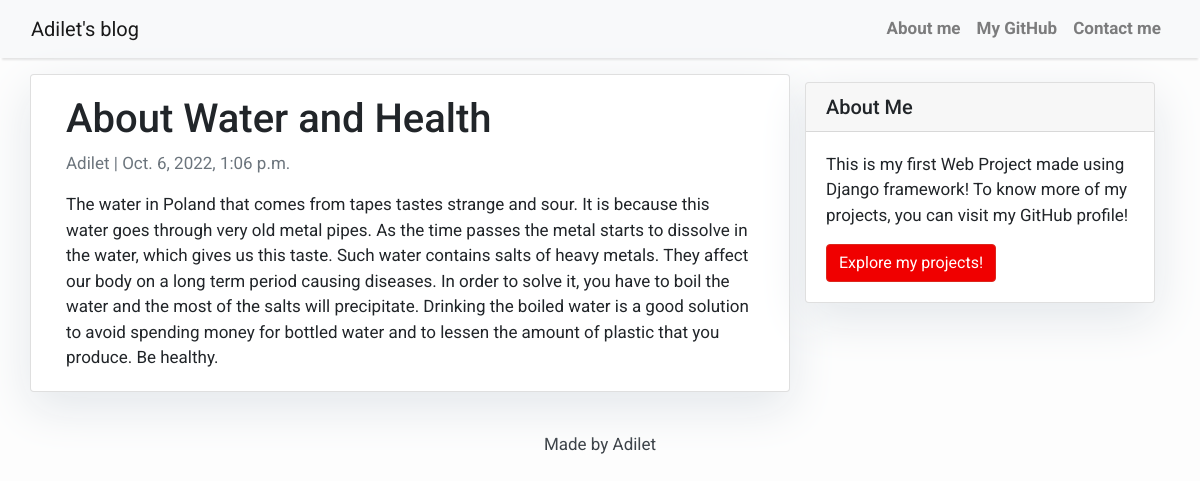
Screenshot of /about-water-and-health/ with the database file from the repository.
### my_blog/models.py (models this page shows, shortened)
class Post(models.Model):
    title = models.CharField(max_length=200, unique=True)
    slug = models.SlugField(max_length=200, unique=True)
    author = models.ForeignKey(User, on_delete=models.CASCADE, related_name='blog_posts')
    updated_on = models.DateTimeField(auto_now=True)
    content = models.TextField()
    created_on = models.DateTimeField(auto_now_add=True)
    status = models.IntegerField(choices=STATUS, default=0)
    class Meta:
        ordering = ['-created_on']

### my_blog/views.py (the view)
# urls.py: path('<slug:slug>/', views.PostDetail.as_view(), name='post_detail')
class PostDetail(generic.DetailView):
    model = Post
    template_name = 'post_detail.html'

### my_blog/templates/post_detail.html
{% extends 'base.html' %} {% block content %}
<div class="container">
  <div class="row">
    <div class="col-md-8 card mb-4  mt-3 left  top">
      <div class="card-body">
        <h1>{% block title %} {{ object.title }} {% endblock title %}</h1>
        <p class=" text-muted">{{ post.author }} | {{ post.created_on }}</p>
        <p class="card-text ">{{ object.content | safe }}</p>
      </div>
    </div>
    {% block sidebar %} {% include 'sidebar.html' %} {% endblock sidebar %}
  </div>
</div>
{% endblock content %}

### my_blog/templates/base.html (style rules this page uses)
body { font-family: "Roboto", sans-serif; font-size: 17px; background-color: #fdfdfd; }

### my_blog/templates/sidebar.html (style rules this page uses)
.card { box-shadow: 0 16px 48px #E3E7EB; }

### rows the page displays
Post: title "About Water and Health", author "Adilet", created_on "Oct. 6, 2022, 1:06 p.m.", content "The water in Poland that comes from tapes tastes strange and sour. It is because this water goes through very old metal pipes. As the time passes the metal starts to dissolve in the water, which gives us this taste. Such water contains salts of heavy metals. They affect our body on a long term period causing diseases. In order to solve it, you have to boil the water and the most of the salts will precipitate. Drinking the boiled water is a good solution to avoid spending money for bottled water and to lessen the amount of plastic that you produce. Be healthy."
